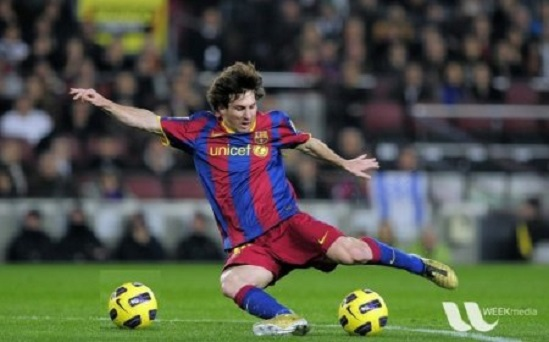
#> input picture pertemuan_10/messi.jpg, 549 x 342 px
$ jupyter execute --allow-errors pertemuan_10.ipynb   (shell and % lines are left out)   (older library calls are emulated)
#> lines starting #> are read from the running program, lines starting #| are printed output that depends on the picture
# Pertemuan 10
- Image Transformation
    - Fourier Transform (DFT & IDFT)
    - Performance Optimization of DFT
    - CUDA Implementation
- Image Histogram
    - Find & Plot Histogram
    - Histogram Equalization (Global Contrast & CLAHE)
    - CUDA Implementation
___
### Maximizing Jetson Nano Perfomance

[cell 1]
# sudo nvpmodel -m 0
# sudo jetson_clocks

[cell 2]
import cv2
import numpy as np
import matplotlib.pyplot as plt

[cell 3]
# check OpenCV Version

cv2.__version__

___
# 1. Image Transform
## 1.1 Fourier Transform (DFT & IDFT)
- Fourier Transform is used to analyze the frequency characteristics of various filters.<br>
</img><br>
*1D Fourier Transform*<br><br>
- For images, **2D Discrete Fourier Transform (DFT)** is used to find the **frequency domain**.
- The output of the transformation represents the image in the Fourier or **frequency domain**,
- while the input image is the **spatial domain** equivalent.
- A fast algorithm called **Fast Fourier Transform (FFT)** is used for calculation of **DFT**.
- Then we can revert frequency domain data back into image using **Inverse DFT**.<br>
</img><br>
*2D Fourier Transform in Image*<br><br>

___
## Fourier Transform (Numpy)
- Numpy has an FFT package to find Fourier Transform on Image.
- Funtion `np.fft.fft2(a, s)` provides us the **frequency transform** which will be a **complex array**.
- Where :
    - `a` : is the input image (array), which is grayscale image(`cv2.CV_8UC1`).
    - `s` : is optional which decides the size of output array. (`s[0]` refers to `axis 0`, `s[1]` to `axis 1`).
- Then, we need to move zero frequency component to the center using `np.fft.fftshift(a)`, (It is more easier to analyze).
- Where :
    - `a` : in input array generated by `np.fft.fft2(a, s)`
- After that, we can find the **magnitude spectrum** using formula : <br><br>
$magnitude = 20*log(|f_{shift}|)$

[cell 4]
# load image
img = cv2.imread('lena.jpg')

# conver to grayscale
#> (the rest of this cell did not finish here and is left out)

- See, You can see **more white region** at the center showing **low frequency** content is more.
- So you found the **frequency transform** Now you can do some operations in **frequency domain**, like **high pass filtering** and **reconstruct the image**, ie find **inverse DFT**.
<br><br><br>
____
## Apply HPF and Do Image Reconstruction From Frequency Domain To Generate Edge Image
- Remove the low frequencies by masking with a rectangular window of size 60x60.
- Then apply the inverse shift using `np.fft.ifftshift()`, (DC component come at the top-left corner).
- Then find inverse FFT using `np.ifft2()` function.
- The result, will be a complex number, use `np.real()` to convert that into real number.

#> (a cell that did not finish here is left out)

- Colormap Jet vs gray, <br>

____
## Fourier Transform in OpenCV
- OpenCV provides the functions `cv2.dft(src, dst, flags, nonzeroRows)` and `cv2.idft(src, dst, flags, nonzeroRows)` for this.
- Where :
    - `src` : input array that could be real or complex.
    - `dst` : output array whose size and type depends on the flags .
    - `flags` : transformation flags,
        - `cv2.DFT_INVERSE` : performs an inverse 1D or 2D transform instead of the default forward transform.
        - `cv2.DFT_SCALE` : scales the result: divide it by the number of array elements. Normally, it is combined with `cv2.DFT_INVERSE`.
        - `cv2.DFT_ROWS` : performs a forward or inverse transform of every individual row of the input matrix.
        - `cv2.DFT_COMPLEX_OUTPUT` : performs a forward transformation of 1D or 2D real array; the result, though being a complex array.
        - `cv2.DFT_REAL_OUTPUT` : performs an inverse transformation of a 1D or 2D complex array; the result, though being a real array.
    - `nonzeroRows` :	number of dst rows to process; the rest of the rows have undefined content (see the convolution sample in dft description.
- Then calculate magnitude from 2D vector using `cv2.magnitude(x, y)`,
- Where :
    - `x` : array in x coordinate.
    - `y` : array in y coordinate.

[cell 6]
# load image
img = cv2.imread('messi.jpg')
#> img is the input picture: shape (342, 549, 3); mean B, G, R 72, 85.4, 82

# convert to grayscale
gray = cv2.cvtColor(img, cv2.COLOR_BGR2GRAY)

# convert grayscale image from uint8 (CV_8UC1) to float32 (CV_32FC1)
gray = gray.astype(np.float32)

# apply DFT to find frequency transform matrix
dft = cv2.dft(gray, flags = cv2.DFT_COMPLEX_OUTPUT)

# move zero frequency component to the center using `np.fft.fftshift()`
dft_shift = np.fft.fftshift(dft)

# find magnitude spectrum = 20*log(|magnitude|)
x = dft_shift[:,:,0]
y = dft_shift[:,:,1]
magnitude = cv2.magnitude(x, y)
magnitude_spectrum = 20*np.log(magnitude)
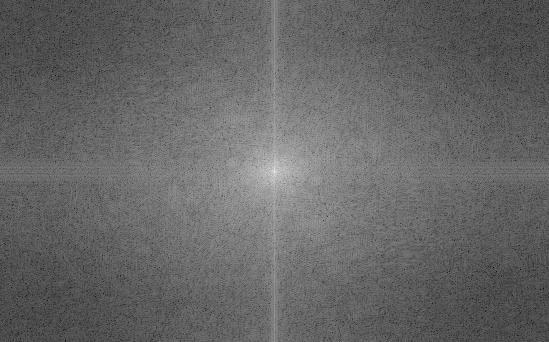
#> magnitude_spectrum: shape (342, 549) float32; min 12.99, max 331.2, mean 140.7; drawn with min black and max white


# show result
plt.figure(figsize=(20,10))

plt.subplot(1, 2, 1)
plt.imshow(gray, cmap = 'gray')
plt.title('Input Image')

plt.subplot(1, 2, 2)
plt.imshow(magnitude_spectrum, cmap = 'gray')
plt.title('Magnitude Spectrum')

### Note :
- You can also use `cv2.cartToPolar(x, y)` which returns both **magnitude** and **angel** in a single shot.<br><br><br>

____
## Apply LPF and Do Image Reconstruction in Frequency Domain To Generate Blur Image
- Apply Inverse DFT using `cv2.idft(src, dst, flags, nonzeroRows)`
- Then remove high frequency contents in the image, by applying LPF (Low Pass Filter) to image taht will be **blurs the image**.
- For this, we create a mask first with **high value (1)** at **low frequencies**, (we pass the `LF` content, and `0` at `HF` region).

[cell 7]
h, w = gray.shape
ch, cw = h//2 , w//2

# create a mask first, center square is 1 with size 60x60 (pass the LF content), remaining all 0.
mask = np.zeros((h, w, 2), np.uint8)
mask[ch-40 : ch+40, cw-40 : cw+40] = 1

# apply mask to frequency domain matrix
fshift = dft_shift*mask

# apply inverse FFT Shift (move DC component to top-left corner)
f_ishift = np.fft.ifftshift(fshift)

# apply inverse DFT
img_back = cv2.idft(f_ishift)

# find a magnitude from 2D IDFT vector
x = img_back[:,:,0]
y = img_back[:,:,1]
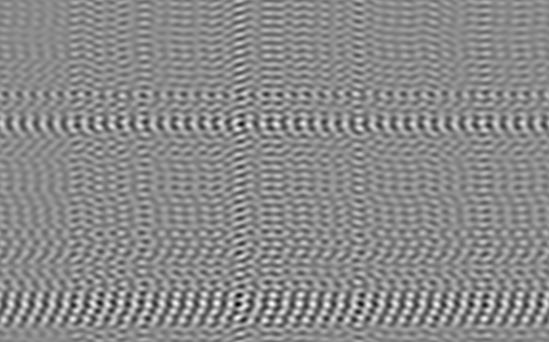
#> y: shape (342, 549) float32; min -979777.9, max 822245.9, mean -0.1; drawn with min black and max white
img_back = cv2.magnitude(x, y)


# show result
plt.figure(figsize=(20,10))

plt.subplot(1, 2, 1)
plt.imshow(gray, cmap = 'gray')
plt.title('Input Image')

plt.subplot(1, 2, 2)
plt.imshow(img_back, cmap = 'gray')
plt.title('Magnitude Spectrum')

_____
## 1.2 Performance Optimization of DFT
- Performance of DFT calculation is fastest when array size is **power of two**.
- The arrays whose size is a product of 2’s, 3’s, and 5’s are also processed quite efficiently.
- OpenCV provides a function, `cv2.getOptimalDFTSize(n)` for this.
- Where :
    - `n` : is number of columns or rows in our input matrix.

[cell 8]
# load image
img = cv2.imread('messi.jpg')

# convert to grayscale
gray = cv2.cvtColor(img, cv2.COLOR_BGR2GRAY)

h, w = gray.shape
print("Original Size %d, %d" % (h, w))
#| Original Size 342, 549

# Find optimal rows and column for DFT & IDFT
nh = cv2.getOptimalDFTSize(h)
nw = cv2.getOptimalDFTSize(w)
print("Optimize Size %d, %d" % (nh, nw))
#| Optimize Size 360, 576

[cell 9]
# to use the optimized rows and columns above, we need to add padding into the image,
# simply just using zero matrix

# create zero matrix with size of optimized matrix size above
nimg = np.zeros((nh, nw))

# insert the grayscale image into zero matrix image
nimg[:h, :w] = gray
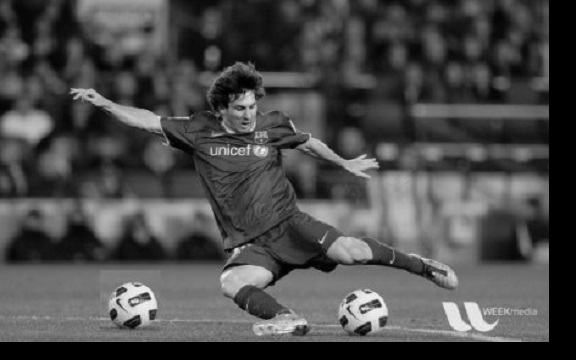
#> nimg: shape (360, 576) float64; min 0, max 244, mean 75

[cell 10]
# measure perfomance DFT calculation for original image with size (342, 549) - messi.jpg

gray = gray.astype(np.float32)

dft1 = cv2.dft(gray, flags=cv2.DFT_COMPLEX_OUTPUT)

[cell 11]
# measure perfomance DFT calculation for zero padded image with optimized size (360, 576) - messi.jpg
nimg = nimg.astype(np.float32)

dft2 = cv2.dft(nimg, flags = cv2.DFT_COMPLEX_OUTPUT)

### Note :
- `%timeit` is python magic syntax for measure execution time of small code snippets

____
## 1.3 CUDA Implementation
- Create Object using class `cv2.cuda.createDFT(dft_size, flags=0)`
- Where :
    - `dft_size` : is the image size.
    - `flags` :
        - `cv2.DFT_INVERSE` : performs an inverse 1D or 2D transform instead of the default forward transform.
        - `cv2.DFT_SCALE` : scales the result: divide it by the number of array elements. Normally, it is combined with `cv2.DFT_INVERSE`.
        - `cv2.DFT_ROWS` : performs a forward or inverse transform of every individual row of the input matrix.
        - `cv2.DFT_COMPLEX_INPUT` : performs a forward transformation of 1D or 2D real array; the result, though being a complex array.
        - `cv2.DFT_REAL_OUTPUT` : performs an inverse transformation of a 1D or 2D complex array; the result, though being a real array.
- Then use method `.compute(src, dst)` to find frequency matrix of DFT
- Where :
    - `src` : input image matrix (GPU Mat), Only `cv2.CV_32FC1` images are supported for now.
    - `dst` : output frequency matrix (GPU Mat)
- And to convert from Frequency matrix to magnitude, we can use `cv2.cuda.magnitude(x, y)`
- Where :
    - `x` : array in x coordinate.
    - `y` : array in y coordinate.

[cell 12]
# load image in Host memory
img = cv2.imread("messi.jpg")
h, w, c = img.shape

# GPU memory initialization
img_GpuMat = cv2.cuda_GpuMat() # Create GpuMat object
#> (the rest of this cell did not finish here and is left out)

____
____
# 2. Image Histogram
- Histogram Image is a graph or plot to find out intensity distribution of an image.
- It is a plot with pixel values (ranging from 0 to 255, not always) in **X-axis**,
- and corresponding number of pixels in the image on **Y-axis**.<br>
    <br>
- By looking at the histogram of an image, you get intuition about **contrast**, **brightness**, **intensity** distribution etc of that image.
- **Left** region of histogram shows the amount of **darker pixels** in image.
- **Right** region shows the amount of **brighter pixels** in image.
<br><br><br>
____
## 2.1 Find & Plot Histogram
### 2.1.1 Find Histogram using OpenCV
- OpenCV provide `cv2.calcHist([img], [channels], mask, [histSize], [ranges])`,
- Where :
    - `img` : it is the source image of type uint8 or float32.
    - `channels` : It is the index of channel for which we calculate histogram. 0, 1, 2 for RGB image. 0 for Grayscale image.
    - `mask` : mask image. To find histogram of full image, it is given as `None`. But if you want to find histogram of particular region of image, you have to create a mask image for that and give it as mask.
    - `histSize` : this represents our BIN count, we pass [256].
    - `ranges` : this is our RANGE. Normally, it is [0,256].

[cell 13]
# load image
img = cv2.imread('lena.jpg')

# convert ot grayscale
#> (the rest of this cell did not finish here and is left out)

#> (a cell that did not finish here is left out)

### 2.1.2 Find Histogram Using Numpy
- Numpy also provides you a function, `np.histogram()`.
- So instead of `cv2.calcHist()` function, you can try below line :

[cell 15]
# load image
img = cv2.imread('lena.jpg')

# convert ot grayscale
#> (the rest of this cell did not finish here and is left out)

[cell 16]
gray.shape

____
## 2.2 Plot Histogram
### 2.2.1 Plot Histogram Using Matplotlib [OPTION 1]
- Matplotlib comes with a histogram plotting function : `matplotlib.pyplot.hist()`
- It directly finds the histogram and plot it.
- You need not use `cv2.calcHist()` or `np.histogram()` function to find the histogram.

[cell 17]
# load image
img = cv2.imread('lena.jpg')

# convert ot grayscale
#> (the rest of this cell did not finish here and is left out)

### 2.2.2 Plot Histogram Using Matplotlib + OpenCV [OPTION 2]

[cell 18]
# load image
img = cv2.imread('lena.jpg')

# convert ot grayscale
#> (the rest of this cell did not finish here and is left out)

[cell 19]
# Or, Plot all channel histogram

# load image
img = cv2.imread('lena.jpg')

# loop to all channel
color = ('b','g','r') # color for each channel
#> (the rest of this cell did not finish here and is left out)

____
## 2.3 Histogram Equalization
- Consider an image whose pixel values are confined to some specific range of values only.
- For eg, brighter image will have all pixels confined to high values.
- But a good image will have pixels from all regions of the image.
So you need to stretch this histogram to either ends (as given in below image, from wikipedia) and that is what **Histogram Equalization** does (in simple words).
- This normally improves the contrast of the image. <br><br>


[cell 20]
# load image
img = cv2.imread('Unequalized_Hawkes_Bay_NZ.jpg')
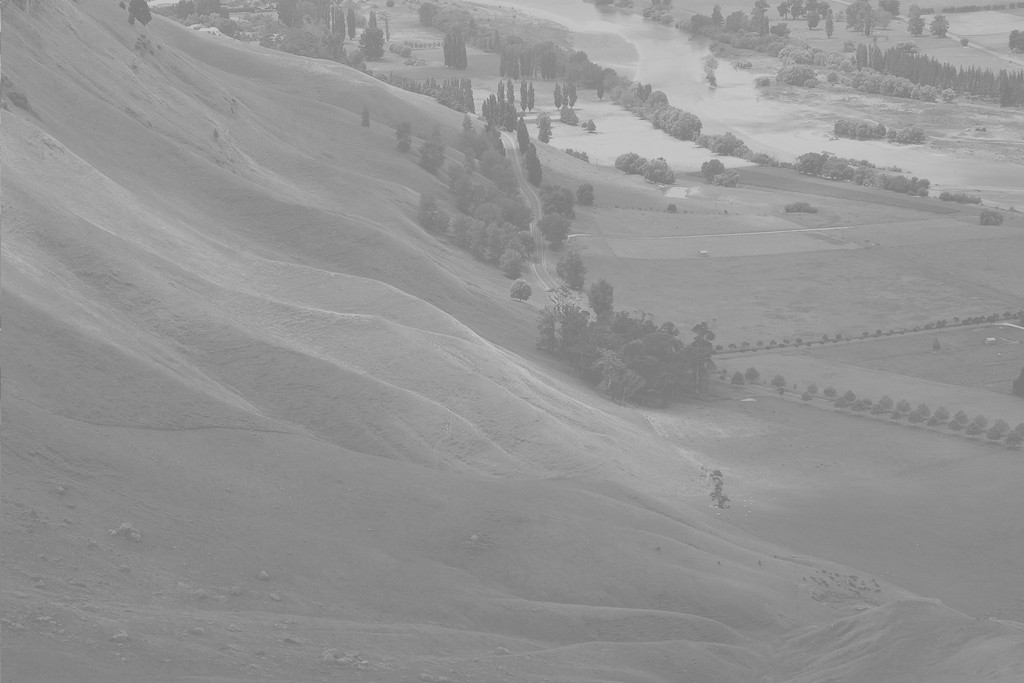
#> input picture pertemuan_10/Unequalized_Hawkes_Bay_NZ.jpg, 1024 x 683 px
#> img is the input picture: shape (683, 1024, 3); min 114, max 208, mean 148

# convert ot grayscale
gray = cv2.cvtColor(img, cv2.COLOR_BGR2GRAY)
#> gray: shape (683, 1024)

# find histogram from grayscale image
hist = cv2.calcHist([gray],[0],None,[256],[0,256])
#> hist = 256 values, max 28701 at index 137, min 0 at index 0, mean 2732

# calculate cummulative histogram data
cdf = hist.cumsum() # cumulative distribution functions (CDF) of histogram value
#> cdf = 256 values from 0 to 699392
cdf_normalized = cdf * float(hist.max()) / cdf.max() # normalize CDF data
#> cdf_normalized = 256 values from 0 to 28701


# show result
plt.figure(figsize=(15,5))

plt.subplot(1,2,1)
plt.imshow(gray, cmap="gray")

plt.subplot(1,2,2)
# plot histogram (red) & cumulative distribution functions data (blue)
plt.plot(cdf_normalized, color = 'b')
plt.plot(hist, color = 'r')
plt.xlim([0,256])
plt.legend(('cdf','histogram'), loc = 'upper left')
plt.show()
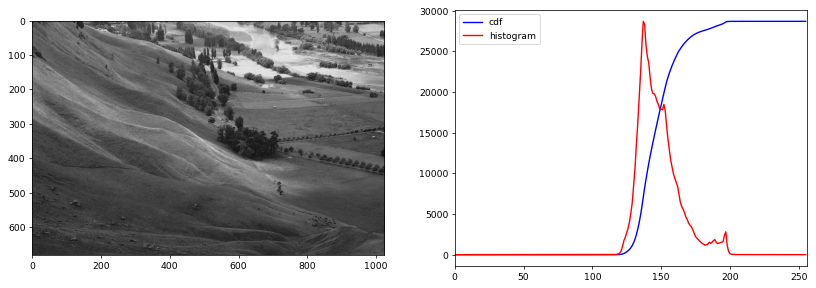
#> figure drawn by matplotlib, 2 panels; panel 2: curve peaks at x = 208, y = 28701; panel 2: curve peaks at x = 137, y = 28701

- You can see histogram lies in brighter region.
- We need the full spectrum (strech histogram into minimum and maximum value).
- For that, we need a transformation function which maps the input pixels in brighter region to output pixels in full region.
- That is what histogram equalization does.<br><br><br>

___
## Histogram Equalization using Numpy
- Now, we need to strech histogram into minimum and maximum value.
- Find the minimum histogram value (excluding 0) and apply the histogram equalization equation.
- To do this mask all 0 value in CDF data using numpy `np.ma.masked_equal()`, who will be mask array with a given value.

[cell 21]
# Example how numpy mask array work

a = np.arange(4)
print(a)
print(list(np.ma.masked_equal(a, 1)))

- Strech Histogram using simple normalization formula<br><br>
$X = (x - min)/(max - min)$

[cell 22]
# apply mask to zero value
cdf_m = np.ma.masked_equal(cdf,0)

# streach CDF to full range histogram (min - max)
cdf_m = (cdf_m - cdf_m.min())*255/(cdf_m.max()-cdf_m.min())

# apply unmask and set to zero
cdf = np.ma.filled(cdf_m,0).astype(np.uint8)
#> cdf = 256 values from 0 to 255

[cell 23]
cdf
#> Out = 256 values from 0 to 255

[cell 24]
cdf[145]
#> Out = 129

[cell 25]
gray

[cell 26]
# convert each pixel value in grayscale image into cdf value at the same index pixel
gray2 = cdf[gray]
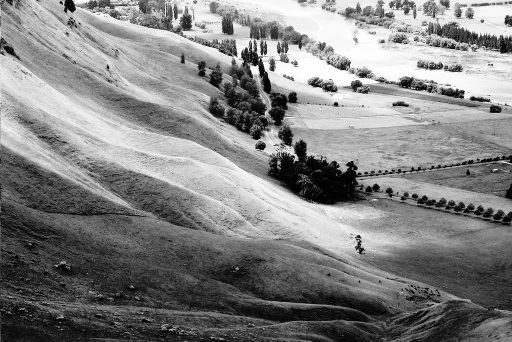
#> gray2: shape (683, 1024) (shown at 1/2 size); min 0, max 255, mean 130

# find histogram from grayscale 2 image
hist = cv2.calcHist([gray2],[0],None,[256],[0,256])
#> hist = 256 values, max 28701 at index 62, min 0 at index 6, mean 2732

# calculate cummulative histogram data
cdf = hist.cumsum() # cumulative distribution functions (CDF) of histogram value
#> cdf = 256 values from 1944 to 699392
cdf_normalized = cdf * float(hist.max()) / cdf.max() # normalize CDF data
#> cdf_normalized = 256 values from 79.78 to 28701

# show result
plt.figure(figsize=(15,5))

plt.subplot(1,2,1)
plt.imshow(gray2, cmap="gray")

plt.subplot(1,2,2)
plt.plot(cdf_normalized, color = 'b')
plt.plot(hist, color = 'r')
plt.xlim([0,256])
plt.legend(('cdf','histogram'), loc = 'upper left')
plt.show()

___
## Histograms Equalization in OpenCV
- OpenCV has a function to do this, `cv2.equalizeHist(src)`.
- Its input is just grayscale image and output is our histogram equalized image.

[cell 27]
# load image
img = cv2.imread('tsukuba_l.png')
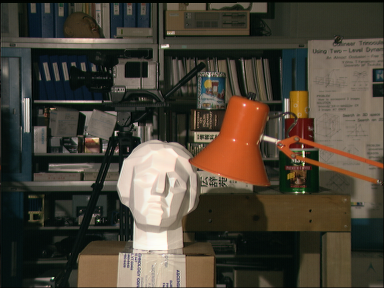
#> input picture pertemuan_10/tsukuba_l.png, 384 x 288 px
#> img is the input picture: shape (288, 384, 3); mean B, G, R 55.3, 67.6, 74.7

# convert to grayscale
gray = cv2.cvtColor(img, cv2.COLOR_BGR2GRAY)
#> gray: shape (288, 384)

# apply OpenCV Histogram Equalization to grayscale image
equ = cv2.equalizeHist(gray)
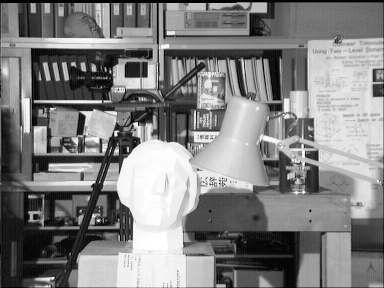
#> equ: shape (288, 384); min 0, max 255, mean 128.6

# find histogram from equalized image
hist = cv2.calcHist([equ],[0],None,[256],[0,256])
#> hist = 256 values, max 2487 at index 22, min 0 at index 5, mean 432


# show result
plt.figure(figsize=(20,5))

plt.subplot(1,3,1)
plt.imshow(gray, cmap="gray")
plt.title("Original")

plt.subplot(1,3,2)
plt.imshow(equ, cmap="gray")
plt.title("Equalized")

plt.subplot(1,3,3)
plt.plot(hist, color = 'r')
plt.xlim([0,256])
plt.legend(('histogram'), loc = 'upper left')
plt.title("Equalized Histogram Plot")
plt.show()

____
## 2.4 Histogram Equalization using CLAHE (Contrast Limited Adaptive Histogram Equalization)
- The first histogram equalization we just saw, considers the **global contrast** of the image.
- In many cases, it is not a good idea.
- For example, result after global histogram equalization for `tsukuba_l.png.png`, <br>
<br><br>
- It is true that the **background contrast has improved** after histogram equalization.
- But compare the face of statue in both images.
- We lost most of the information there due to over-brightness.
- It is because its histogram is not confined to a particular region as we saw in previous cases.<br><br><br>
- So to solve this problem, **adaptive histogram equalization** (CLAHE) is used.
- In this, image is divided into **small blocks** called **"tiles"** (tileSize is 8x8 by default in OpenCV).
- Then each of these blocks are histogram equalized as usual.
- So in a small area, histogram would confine to a small region (unless there is noise).
<br><br>
- Create object using `cv2.createCLAHE(clipLimit , tileGridSize)`,
- Where :
    - `clipLimit` : Threshold for contrast limiting.
    - `tileGridSize` : Size of grid for histogram equalization. Input image will be divided into equally sized rectangular tiles. tileGridSize defines the number of tiles in row and column.
- Then use method `.apply(img)`, to generate equalized image,

[cell 28]
# load image
img = cv2.imread('tsukuba_l.png')

# convert to grayscale
gray = cv2.cvtColor(img, cv2.COLOR_BGR2GRAY)

# create a CLAHE object (Arguments are optional).
clahe = cv2.createCLAHE(clipLimit=2.0, tileGridSize=(8,8))

# apply CLAHE
cl = clahe.apply(gray)
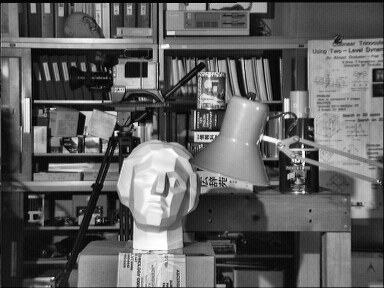
#> cl: shape (288, 384); min 1, max 255, mean 96.2


# find histogram from clahe equalized image
hist = cv2.calcHist([cl],[0],None,[256],[0,256])
#> hist = 256 values, max 1168 at index 22, min 0 at index 0, mean 432

# calculate cummulative histogram data
cdf = hist.cumsum() # cumulative distribution functions (CDF) of histogram value
#> cdf = 256 values from 0 to 110592
cdf_normalized = cdf * float(hist.max()) / cdf.max() # normalize CDF data
#> cdf_normalized = 256 values from 0 to 1168


# show result
plt.figure(figsize=(20,5))

plt.subplot(1,3,1)
plt.imshow(gray, cmap="gray")
plt.title("Original")

plt.subplot(1,3,2)
plt.imshow(cl, cmap="gray")
plt.title("CLAHE Equalized")

plt.subplot(1,3,3)
plt.plot(cdf_normalized, color = 'b')
plt.plot(hist, color = 'r')
plt.xlim([0,256])
plt.legend(('cdf','histogram'), loc = 'upper left')
plt.title("CLAHE Equalized Histogram Plot")
plt.show()
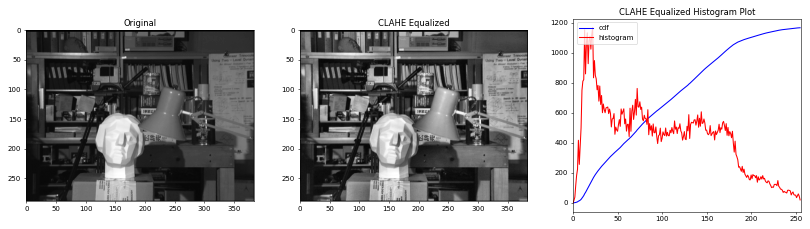
#> figure drawn by matplotlib, 3 panels; panel 3: curve peaks at x = 255, y = 1168; panel 3: curve peaks at x = 22, y = 1168

____
## 2.5 CUDA Implementation
### CUDA Find Histogram
- Using method `cv2.cuda.calcHist(src, hist)`
- Where :
    - `src` : source image, `CV_8UC1`.
    - `hist` : Destination histogram with one row, `256` columns, and the `CV_32SC1` type.
### CUDA Equalize Histogram
- Using Method `cv2.cuda.equalizeHist(src, dst)`,
- Where :
    - `src` : Source image with `CV_8UC1` type.
    - `dst` : Destination image.
### CUDA CLAHE
- Using Method `cv2.cuda.createCLAHE(clipLimit, tileGridSize)`
- Where :
    - `clipLimit` : Threshold for contrast limiting.
    - `tileGridSize` : Size of grid for histogram equalization. Input image will be divided into equally sized rectangular tiles. tileGridSize defines the number of tiles in row and column.
- Then use method `.apply(src, Stream, dst)` to find equalized image,
- Where :
    - `Stream` : is CUDA Stream, if not set : `cv2.cuda_Stream.Null()`

[cell 29]
# load image in Host memory
img = cv2.imread("tsukuba_l.png")
h, w, c = img.shape

# GPU memory initialization
img_GpuMat = cv2.cuda_GpuMat() # Create GpuMat object
#> (the rest of this cell did not finish here and is left out)
